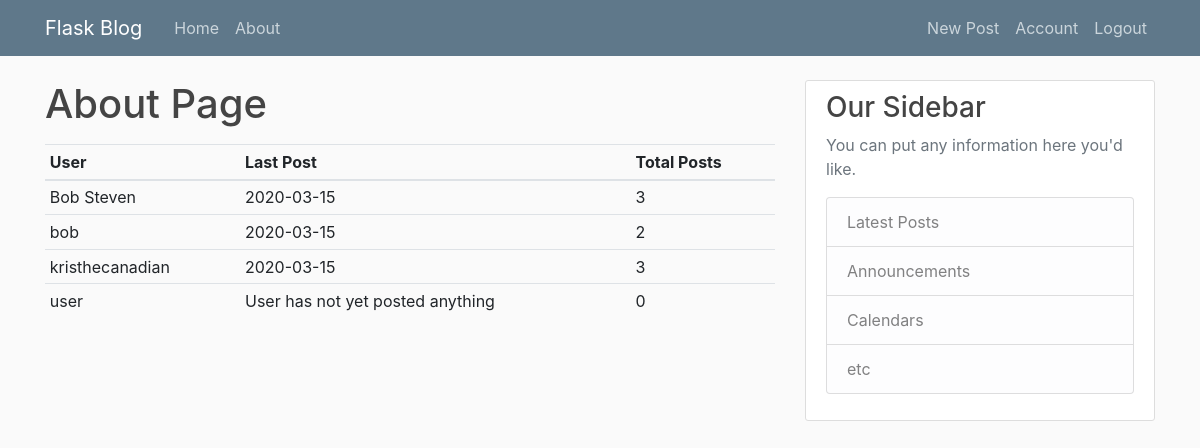
/about (signed in), run on the app's committed database.
### app/models.py (models this page shows, shortened)
class User(db.Model, UserMixin):
    id = db.Column(db.Integer, primary_key=True)
    username = db.Column(db.String(20), unique=True, nullable=False)
    email = db.Column(db.String(120), unique=True, nullable=False)
    image_file = db.Column(db.String(20), nullable=False, default='userimage.png')
    password = db.Column(db.String(60), nullable=False)
    posts = db.relationship('Post', backref='author', lazy=True)

class Post(db.Model):
    id = db.Column(db.Integer, primary_key=True)
    title = db.Column(db.String(100), nullable=False)
    date_posted = db.Column(db.DateTime, nullable=False, default=datetime.utcnow)
    content = db.Column(db.Text, nullable=False)
    user_id = db.Column(db.Integer, db.ForeignKey('user.id'), nullable=False)

### app/main/routes.py (the view)
@main.route('/about')
def about():
    users = User.query.order_by(User.username)
    posts = []
    count = []
    for user in users:
        q = Post.query.filter_by(author=user).order_by(Post.date_posted.desc())
        posts.append(q.first())
        count.append(q.count())
    return render_template('about.html', title='About', users=users, posts=posts, count=count)

### app/models.py (called while the page is built)
@login_manager.user_loader
def load_user(user_id):
    return User.query.get(int(user_id))

### app/templates/about.html (shortened to what this page needs)
{% extends 'base.html' %}
{% block content %}
    <h1>About Page</h1>
    <div class="mt-3">
        <table class="table table-sm">
            <thead>
            <tr>
                <th scope="col">User</th>
                <th scope="col">Last Post</th>
                <th scope="col">Total Posts</th>
            </tr>
            </thead>
            <tbody>
            {% for i in range(posts|length) %}
                <tr>
                    <td> {{ users[i].username }} </td>
                    {% if posts[i] != None %}
                        <td> {{ posts[i].date_posted.strftime('%Y-%m-%d') }} </td>
                    {% else %}
                        <td>User has not yet posted anything</td>
                    {% endif %}
                    <td>{{ count[i] }}</td>
                </tr>
            {% endfor %}
            </tbody>
        </table>
    </div>
{% endblock %}

### app/static/main.css (style rules this page uses)
body { background: #fafafa; color: #333333; margin-top: 5rem; }
h1, h2, h3, h4, h5, h6 { color: #444444; }

### data on the page
User: username "Bob Steven"
Post: date_posted "2020-03-15"
User: username "bob"
Post: date_posted "2020-03-15"
User: username "kristhecanadian"
Post: date_posted "2020-03-15"
User: username "user"

### other printed values
{{ count[i] }} "3" "2" "3" "0"
